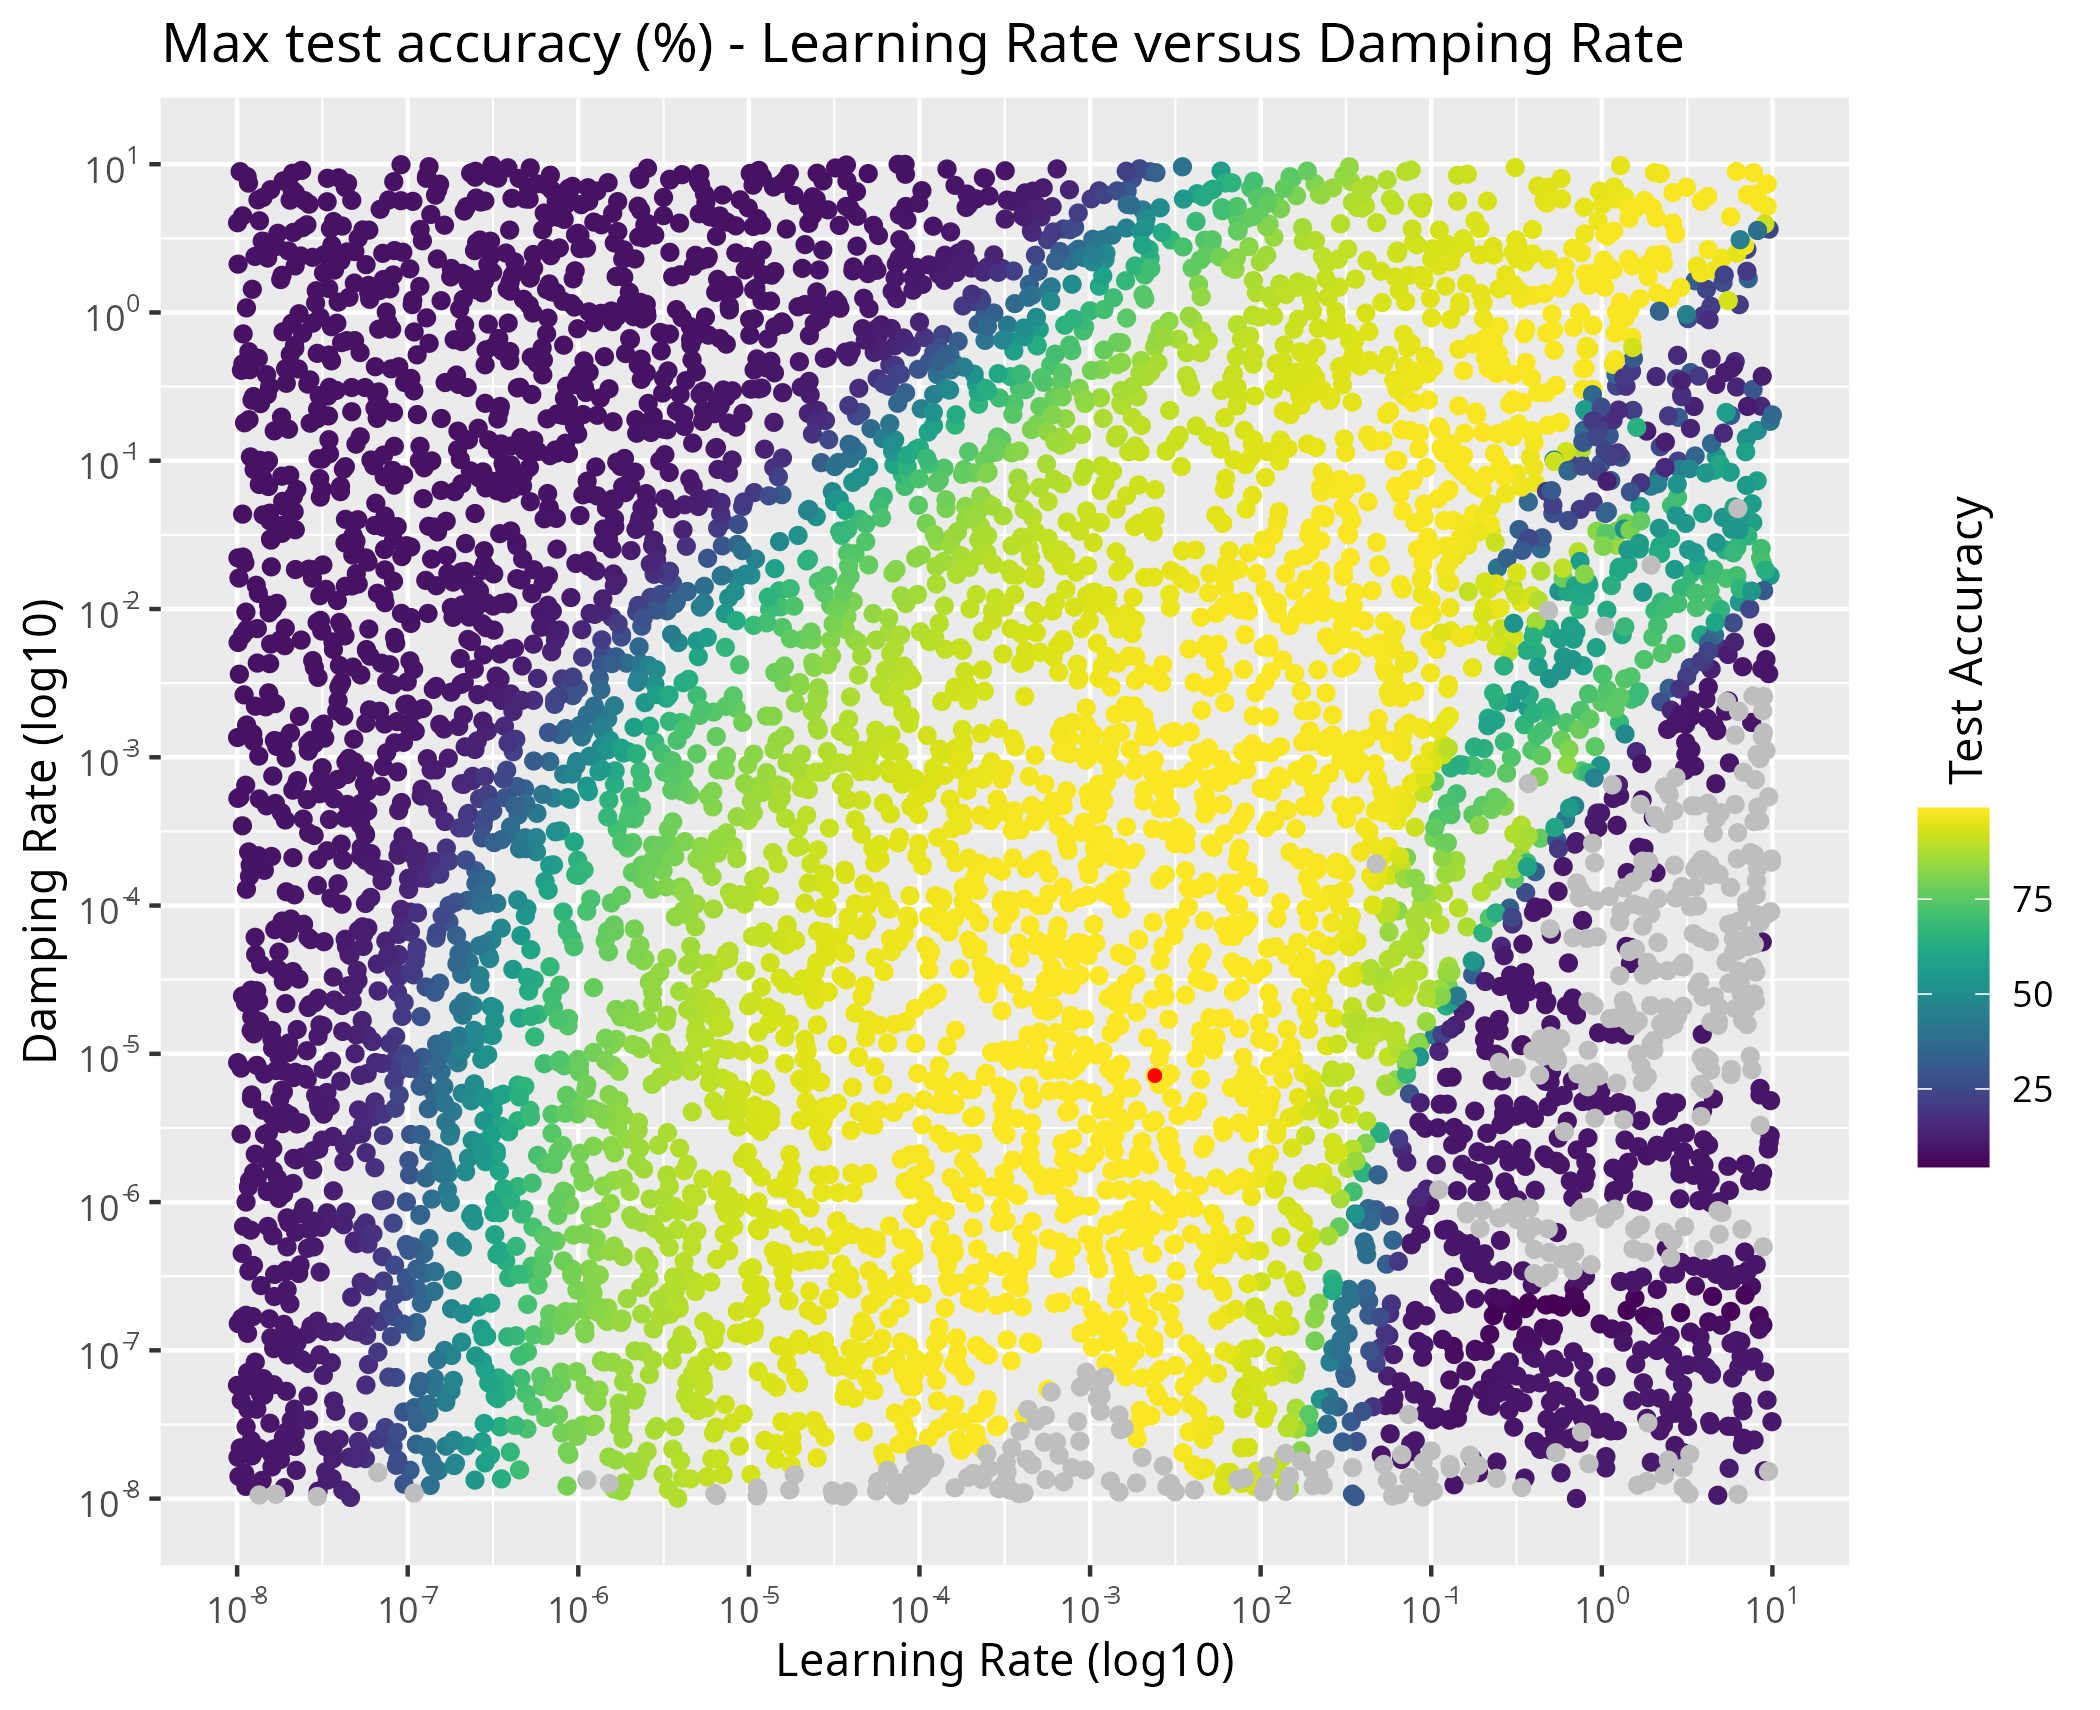

The script that saved this image:
require(ggplot2)
require(viridis)
require(svglite)
require(scales)
require(plyr)
require(dplyr)

#=============
# read props
#=============
lines <- readLines('logs/1-cross-hyperparameters.csv', warn = FALSE) %>% tail(-6) %>% head(-3)
props_df <- read.table(text=lines, header = FALSE, sep = '\t', fill = TRUE)
names(props_df) <- c(
	'pid_name', 'pid'
	,'gpu_id_name', 'gpu_id'
	,'lr_name', 'lr'
	,'damping_name', 'damping'
	,'reason_name', 'reason'
	,'epoch_no_name', 'epoch_no' # message for exeption reason
	,'step_no_name', 'step_no'
	,'train_loss_name', 'train_loss'
	,'train_acc_name', 'train_acc'
	,'test_loss_name', 'test_loss'
	,'test_acc_name', 'test_acc'
)
#=============
# refine exception cases
#=============
props_df <- props_df %>%
	mutate(message = ifelse(reason == 'exception', epoch_no, NA)) %>%
	mutate(epoch_no = ifelse(reason == 'exception', NA, as.numeric(epoch_no)))

#=============
# read individual running results
#=============
df_list <- list()
# all_df <- data.frame()

for (row_no in seq_len(nrow(props_df))) {
	if (props_df$reason[row_no] != 'exception') {
		for (mode in c('test', 'train', 'step')) {
			pid <- props_df$pid[row_no]
			file_path <- paste0('logs/stat-exp1-', pid, '-', mode, '.csv')
			if (file.exists(file_path)) {
				df <- read.table(text=readLines(file_path, warn = FALSE), header = TRUE, sep = '\t')
				df$mode <- mode
				df$pid <- pid
				df_list[[paste(pid, mode, sep = '-')]] <- df
				# all_df <- rbind.fill(all_df, df)
			} else cat(paste('Missing', file_path, '\n'))
		}
	}
}

#=============
# get aggregated data
#=============
best_pid <- tail(props_df[props_df$reason == 'max_acc', 'pid'], 1)
best_step_no <- tail(props_df[props_df$reason == 'max_acc', 'step_no'], 1) - 1
best_epoch_no <- tail(props_df[props_df$reason == 'max_acc', 'epoch_no'], 1)

props_df$end_train_acc <- NA
props_df$end_test_acc <- NA
props_df$end_step_acc <- NA

props_df$max_train_acc <- NA
props_df$max_test_acc <- NA
props_df$max_step_acc <- NA

for (row_no in seq_len(nrow(props_df))) {
	if (props_df$reason[row_no] != 'exception') {
		for (mode in c('test', 'train', 'step')) {
			pid_no <- props_df$pid[row_no]
			props_df$end_train_acc[row_no] <- df_list[[paste(pid_no, 'train', sep = '-')]]$acc[best_epoch_no]
			props_df$end_test_acc[row_no] <- df_list[[paste(pid_no, 'test', sep = '-')]]$acc[best_step_no]
			props_df$end_step_acc[row_no] <- df_list[[paste(pid_no, 'step', sep = '-')]]$acc[best_step_no]

			props_df$max_train_acc[row_no] <- max(df_list[[paste(pid_no, 'train', sep = '-')]]$acc[1:best_epoch_no])
			props_df$max_test_acc[row_no] <- max(df_list[[paste(pid_no, 'test', sep = '-')]]$acc[1:best_step_no])
			props_df$max_step_acc[row_no] <- max(df_list[[paste(pid_no, 'step', sep = '-')]]$acc[1:best_step_no])

			# props_df$end_train_acc[row_no] <- all_df %>% filter(pid == pid_no, mode == 'train') %>% slice(best_epoch_no) %>% pull(acc)
			# props_df$end_test_acc[row_no] <- all_df %>% filter(pid == pid_no, mode == 'test') %>% slice(best_step_no) %>% pull(acc)
			# props_df$end_step_acc[row_no] <- all_df %>% filter(pid == pid_no, mode == 'step') %>% slice(best_step_no) %>% pull(acc)
			#
			# props_df$max_train_acc[row_no] <- all_df %>% filter(pid == pid_no, mode == 'train') %>% slice(1:best_epoch_no) %>% pull(acc) %>% max()
			# props_df$max_test_acc[row_no] <- all_df %>% filter(pid == pid_no, mode == 'test') %>% slice(1:best_step_no) %>% pull(acc) %>% max()
			# props_df$max_step_acc[row_no] <- all_df %>% filter(pid == pid_no, mode == 'step') %>% slice(1:best_step_no) %>% pull(acc) %>% max()
		}
	}
}

#=============
# plot
#=============
is_train <- FALSE
metric <- if (is_train) 'max_train_acc' else 'max_test_acc'
metric_display_name <- if (is_train) 'Max training accuracy (%)' else 'Max test accuracy (%)'

propx <- 'lr'
propy <- 'damping'

sub_df <- data.frame(
	x = props_df[[propx]],
	y = props_df[[propy]],
	val = props_df[[metric]],
	reason = props_df$reason,
	step_no = props_df$step_no
)
no_exception_df <- sub_df %>% filter(reason != 'exception')
exception_df <- sub_df %>% filter(reason == 'exception')
best_df <- sub_df %>% filter(reason == 'max_acc') %>% arrange(-step_no) %>% tail(1)
best_df$idx <- seq_len(nrow(best_df))

plt <- ggplot(no_exception_df) +
	geom_point(aes(
		x = x
		,y = y
		,color = val
	)) + labs(
	x = propx,
	y = propy,
	color=if (is_train) 'Training Accuracy' else 'Test Accuracy',
	title = paste(metric_display_name, '- Learning Rate versus Damping Rate'),
) +
	scale_color_viridis(discrete = FALSE) +
	annotate("point", x = best_df$x, y = best_df$y
		, colour = "red"
		, size = best_df$idx
	) +
	annotate(
		"point",
		x = exception_df$x,
		y = exception_df$y
		, color = 'gray'
	)
plt <- plt + scale_x_log10(breaks = c(1e-8, 1e-7, 1e-6, 1e-5, 1e-4, 1e-3, 1e-2, .1, 1, 10), labels = label_log(digits = 2))
plt <- plt + labs(x = 'Learning Rate (log10)')
plt <- plt + scale_y_log10(breaks = c(1e-8, 1e-7, 1e-6, 1e-5, 1e-4, 1e-3, 1e-2, .1, 1, 10), , labels = label_log(digits = 2))
plt <- plt + labs(y = 'Damping Rate (log10)')
plt <- plt + theme(legend.title = element_text(margin = margin(t = 0, r = 0, b = 0, l = -10), angle = 90))
plt

filepath <- '1-cross-hyperparameters.png'
ggsave(
	filepath,
	plt,
	width=7, height=5.7, unit='in'
)
cat(paste('Saved', filepath, '\n'))
